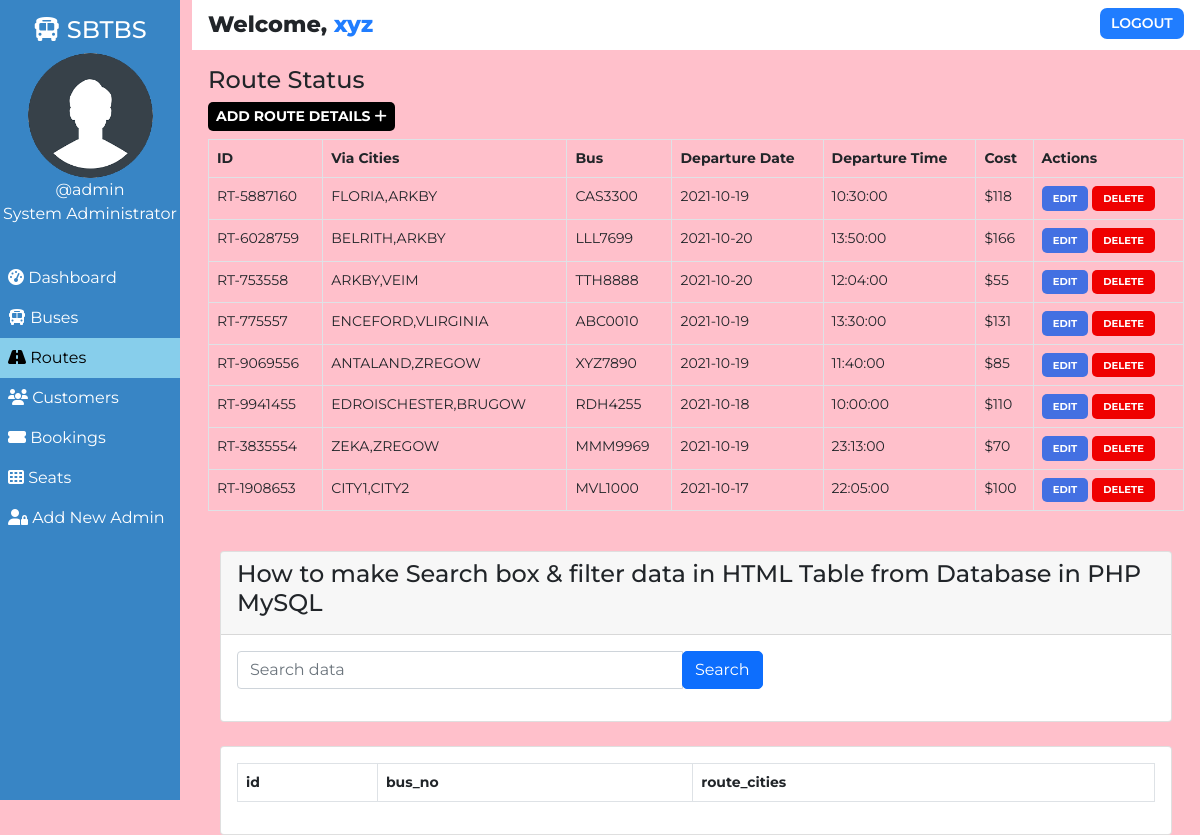
Screenshot of /admin/route.php (signed in) with the database file from the repository.
### tables this page shows
CREATE TABLE `users` (
  `user_id` int(11) NOT NULL,
  `user_fullname` varchar(100) NOT NULL,
  `user_name` varchar(30) NOT NULL,
  `user_password` varchar(255) NOT NULL,
  `user_created` datetime NOT NULL DEFAULT CURRENT_TIMESTAMP
);

CREATE TABLE `routes` (
  `id` int(100) NOT NULL,
  `route_id` varchar(255) NOT NULL,
  `bus_no` varchar(155) NOT NULL,
  `route_cities` varchar(255) NOT NULL,
  `route_dep_date` date NOT NULL,
  `route_dep_time` time NOT NULL,
  `route_step_cost` int(100) NOT NULL,
  `route_created` datetime NOT NULL DEFAULT CURRENT_TIMESTAMP
);

### admin/route.php (the view, shortened to what this page needs)
<!DOCTYPE html>
<html lang="en">
<head>
    <link href="https://cdn.jsdelivr.net/npm/bootstrap@5.0.1/dist/css/bootstrap.min.css" rel="stylesheet">
    <?php
        $page="route";
    ?>
</head>
<body>
    <?php require '../assets/partials/_admin-header.php';?>
        <?php
            $resultSql = "SELECT * FROM `routes` ORDER BY route_created DESC";
            $resultSqlResult = mysqli_query($conn, $resultSql);
            if(!mysqli_num_rows($resultSqlResult)){ ?>
                <div class="container mt-4">
                    <div id="noRoutes" class="alert alert-dark " role="alert">
                        <h1 class="alert-heading">No Routes Found!!</h1>
                        <p class="fw-light">Be the first person to add one!</p>
                        <hr>
                        <div id="addRouteAlert" class="alert alert-success" role="alert">
                                Click on <button id="add-button" class="button btn-sm"type="button"data-bs-toggle="modal" data-bs-target="#addModal">ADD <i class="fas fa-plus"></i></button> to add a route!
                        </div>
                    </div>
                </div>
            <?php }
            else { ?>
                <section id="route">
                    <div id="head">
                        <h4>Route Status</h4>
                    </div>
                    <div id="route-results">
                        <div>
                            <button id="add-button" class="button btn-sm"type="button"data-bs-toggle="modal" data-bs-target="#addModal">Add Route Details <i class="fas fa-plus"></i></button>
                        </div>
                        <table class="table table-hover table-bordered">
                            <thead>
                                <th>ID</th>
                                <th>Via Cities</th>
                                <th>Bus</th>
                                <th>Departure Date</th>
                                <th>Departure Time</th>
                                <th>Cost</th>
                                <th>Actions</th>
                            </thead>
                            <?php
                                while($row = mysqli_fetch_assoc($resultSqlResult))
                                {
                                    $id = $row["id"];
                                    $route_id = $row["route_id"];
                                    $route_cities = $row["route_cities"];
                                    $route_dep_time = $row["route_dep_time"];
                                    $route_dep_date = $row["route_dep_date"];
                                    $route_step_cost = $row["route_step_cost"];
                                    $bus_no = $row["bus_no"];
                                        ?>
                                    <tr>
                                        <td>
                                            <?php
                                                echo $route_id;
                                            ?>
                                        </td>
                                        <td>
                                            <?php
                                                echo $route_cities;
                                            ?>
                                        </td>
                                        <td>
                                            <?php
                                                echo $bus_no;
                                            ?>
                                        </td>
                                        <td>
                                            <?php
                                                echo $route_dep_date;
                                            ?>
                                        </td>
                                        <td>
                                            <?php
                                                echo $route_dep_time;
                                            ?>
                                        </td>
                                        <td>
                                            <?php
                                                echo '$'.$route_step_cost;?>
                                        </td>
                                        <td>
                                            <button class="button edit-button " data-link="<?php echo $_SERVER['REQUEST_URI']; ?>" data-id="<?php
                                                echo $id;?>" data-cities="<?php
                                                echo $route_cities;?>" data-cost="<?php
                                                echo $route_step_cost;?>" data-date="<?php
                                                echo $route_dep_date;
                                            ?>" data-time="<?php
                                            echo $route_dep_time;
                                            ?>" data-busno="<?php
                                            echo $bus_no;
                                            ?>"
                                            >Edit</button>
                                            <button class="button delete-button" data-bs-toggle="modal" data-bs-target="#deleteModal" data-id="<?php
                                                echo $id;?>">Delete</button>
                                        </td>
                                    </tr>
                                <?php
                                }
                            ?>
                        </table>
                    </div>
                    </section>
                    <section id="route">
                    <div class="container">
        <div class="row">
            <div class="col-md-12">
                <div class="card mt-4">
                    <div class="card-header">
                        <h4>How to make Search box & filter data in HTML Table from Database in PHP MySQL </h4>
                    </div>
                    <div class="card-body">
                        <div class="row">
                            <div class="col-md-7">
                                <form action="" method="GET">
                                    <div class="input-group mb-3">
                                        <input type="text" name="search" required value="<?php if(isset($_GET['search'])){echo $_GET['search']; } ?>" class="form-control" placeholder="Search data">
                                        <button type="submit" class="btn btn-primary">Search</button>
                                    </div>
                                </form>
                            </div>
                        </div>
                    </div>
                </div>
            </div>
            <div class="col-md-12">
                <div class="card mt-4">
                    <div class="card-body">
                        <table class="table table-bordered">
                            <thead>
                                <tr>
                                    <th>id</th>
                                    <th>bus_no</th>
                                    <th>route_cities</th>
                                </tr>
                            </thead>
                        </table>
                    </div>
                </div>
            </div>
        </div>
    </div>
                    </section>
                <?php  }
            ?>
    </main>
</body>
</html>

### assets/partials/_admin-header.php (shortened to what this page needs)
<?php
    $conn = db_connect();
    $user_id = $_SESSION['user_id'];
    $sql = "SELECT * FROM users WHERE user_id = $user_id";
    $result = mysqli_query($conn, $sql);
    if($row = mysqli_fetch_assoc($result))
    {
        $user_fullname = $row["user_fullname"];
        $user_name = $row["user_name"];
    }
?>
    <main id="container">
        <div id="sidebar">
            <h4><i class="fas fa-bus"></i> SBTBS</h4>
            <div>
                <img class="adminDp" src="../assets/img/userav-min.png" height="125px" alt="Admin Profile Pic">
                <p>
                    <?php  echo '@'.$user_name;  ?>
                </p>
                <p>System Administrator</p>
            </div>
            <ul id="options">
                <li class="option <?php if($page=='dashboard'){ echo 'active';}?>">
                    <a href="./dashboard.php">
                    <i class="fas fa-tachometer-alt"></i> Dashboard
                    </a>
                </li>
                <li class="option <?php if($page=='bus'){ echo 'active';}?>">
                    <a href="./bus.php">
                    <i class="fas fa-bus"></i> Buses
                    </a>
                </li>
                <li class="option <?php if($page=='route'){ echo 'active';}?>">
                    <a href="./route.php">
                    <i class="fas fa-road"></i> Routes
                    </a>
                </li>
                <li class="option <?php if($page=='customer'){ echo 'active';}?>">
                    <a href="./customer.php">
                    <i class="fas fa-users"></i> Customers
                    </a>
                </li>
                <li class="option <?php if($page=='booking'){ echo 'active';}?>">
                    <a href="./booking.php">
                    <i class="fas fa-ticket-alt"></i> Bookings
                    </a>
                </li>
                <li class="option <?php if($page=='seat'){ echo 'active';}?>">
                    <a href="./seat.php">
                    <i class="fas fa-th"></i> Seats
                    </a>
                </li>
                <li class="option <?php if($page=='signup'){ echo 'active';}?>">
                    <a href="./signup.php">
                    <i class="fas fa-user-lock"></i> Add New Admin
                    </a>
                </li>
            </ul>
        </div>
        <div id="main-content">
            <section id="welcome">
                <ul>
                    <li class="welcome-item">Welcome,
                        <span id="USER">
                            <?php
                                echo $user_fullname;
                            ?>
                        </span>
                    </li>
                    <li class="welcome-item">
                        <button id="logout" class="btn-sm">
                            <a href="../assets/partials/_logout.php">LOGOUT</a>
                        </button>
                    </li>
                </ul>
            </section>

### assets/styles/admin.php (style rules this page uses)
body { margin: 0; box-sizing: border-box; font-family: 'Montserrat', sans-serif; background-color: pink; }
html { scroll-behavior: smooth; }
*, *::after, *::before { box-sizing: inherit; }
#USER { color: #207DFF; }
.adminDp { border-radius: 50%; }
#welcome { background-color: white; }
#welcome ul { display: flex; justify-content: space-between; list-style-type: none; padding: 0; margin: 0; }
#welcome li { margin: 0 1rem; padding: 0.5rem 0; }
#welcome li:first-child { font-weight: 800; font-size: 1.4rem; }
#logout { padding: 0.3rem 0.7rem; background-color: #207DFF; font-weight: 600; outline: none; border: none; border-radius: 7px; }
#logout a { color: white; text-decoration: none; }
@media only screen and (min-width:1000px) { #sidebar { text-align: center; background-color: #3885c5; color: white; width: 15%; position: fixed; top: 0%; padding-top: 1rem; z-index: 2; height: 100vh; } }
@media only screen and (min-width:1000px) { #sidebar p { margin: 0; } }
@media only screen and (min-width:1000px) { #sidebar ul { margin-top: 2rem; } }
@media only screen and (min-width:1000px) { #options { list-style-type: none; text-align: left; padding-left: 0; } }
@media only screen and (min-width:1000px) { .option a { display: block; padding: 0.5rem; text-decoration: none; color: inherit; } }
@media only screen and (min-width:1000px) { .active { background-color:skyblue; color:black; } }
@media only screen and (min-width:1000px) { #main-content { margin-left: 16%; } }

### assets/styles/admin-options.php (style rules this page uses)
* { font-family: Montserrat; }
#booking #head, #customer #head, #route #head, #seat #head, #bus #head { padding-top: 1rem; }
#booking, #customer, #route, #bus, #seat { padding: 0 1rem; }
#booking-results > div, #customer-results > div, #route-results > div, #bus-results > div { margin-bottom: 0.5rem; }
#booking-results button, #customer-results button, #route button, #bus-results button { border-radius: 5px; }
.button { border: none; font-weight: bold; text-transform: uppercase; }
#add-button { background-color: black; color: white; }
#route table { width: 100%; }
table { font-size: 14px; }
#bus .edit-button, #bus .delete-button, #route .edit-button, #route .delete-button, #customer .edit-button, #customer .delete-button { padding: 0.3rem 0.7rem; }
table th,td { padding-left: 0.3rem; }
table button { color: white; }
.edit-button { background-color: #4370E2; }
.delete-button { background-color: #EF0000; }
.edit-button, .delete-button { font-size: 10px }

### rows the page displays
users: user_name "admin", user_fullname "xyz"
routes: route "RT-5887160", route_cities "FLORIA,ARKBY", bus_no "CAS3300", route_dep_date "2021-10-19", route_dep_time "10:30:00", route_step_cost "118"
routes: route "RT-6028759", route_cities "BELRITH,ARKBY", bus_no "LLL7699", route_dep_date "2021-10-20", route_dep_time "13:50:00", route_step_cost "166"
routes: route "RT-753558", route_cities "ARKBY,VEIM", bus_no "TTH8888", route_dep_date "2021-10-20", route_dep_time "12:04:00", route_step_cost "55"
routes: route "RT-775557", route_cities "ENCEFORD,VLIRGINIA", bus_no "ABC0010", route_dep_date "2021-10-19", route_dep_time "13:30:00", route_step_cost "131"
routes: route "RT-9069556", route_cities "ANTALAND,ZREGOW", bus_no "XYZ7890", route_dep_date "2021-10-19", route_dep_time "11:40:00", route_step_cost "85"
routes: route "RT-9941455", route_cities "EDROISCHESTER,BRUGOW", bus_no "RDH4255", route_dep_date "2021-10-18", route_dep_time "10:00:00", route_step_cost "110"
routes: route "RT-3835554", route_cities "ZEKA,ZREGOW", bus_no "MMM9969", route_dep_date "2021-10-19", route_dep_time "23:13:00", route_step_cost "70"
routes: route "RT-1908653", route_cities "CITY1,CITY2", bus_no "MVL1000", route_dep_date "2021-10-17", route_dep_time "22:05:00", route_step_cost "100"
